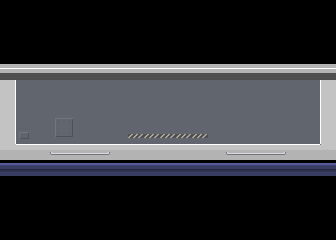

A level layout from a 2D game, rendered from its tile map. Below: a short description, then the map file with tile-grid data replaced by summaries:
An orthogonal 21x15 tile map with 16x16 px tiles, 2 tile layers (Sky, Platforms).

<map version="1.0" orientation="orthogonal" renderorder="right-down" width="21" height="15" tilewidth="16" tileheight="16" nextobjectid="1">
 <tileset firstgid="1" name="interior-1x1-1" tilewidth="16" tileheight="16">
  <image source="../spritesheets/interior-1x1-1.png" width="160" height="240" />
 </tileset>
 <layer name="Sky" width="21" height="15">
  <data>[315 cells, 146 non-empty, 8 distinct tile ids]</data>
 </layer>
 <layer name="Platforms" width="21" height="15">
  <data>[315 cells, 71 non-empty, 11 distinct tile ids]</data>
 </layer>
</map>